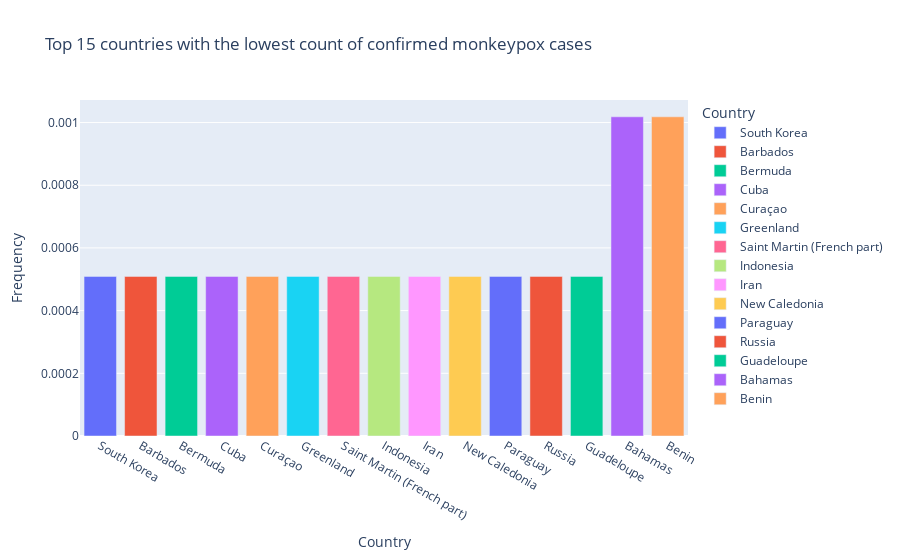

Notebook cell for this chart:
### Code cell
#visualize using plotly
fig = px.bar(data_frame=country_conf.head(15),
            x="Country",
            y="Frequency",
            color="Country",
            title="Top 15 countries with the lowest count of confirmed monkeypox cases")
fig.show()

### Figure 1 — Plotly figure (JSON) as saved in the notebook; plotly's stock layout.template omitted (floating-point values rounded to 4 significant figures)
{"data": [{"alignmentgroup": "True", "hovertemplate": "Country=%{x}<br>Frequency=%{y}<extra></extra>", "legendgroup": "South Korea", "marker": {"color": "#636efa", "pattern": {"shape": ""}}, "name": "South Korea", "offsetgroup": "South Korea", "orientation": "v", "showlegend": true, "textposition": "auto", "type": "bar", "x": ["South Korea"], "xaxis": "x", "y": [0.0005092], "yaxis": "y"}, {"alignmentgroup": "True", "hovertemplate": "Country=%{x}<br>Frequency=%{y}<extra></extra>", "legendgroup": "Barbados", "marker": {"color": "#EF553B", "pattern": {"shape": ""}}, "name": "Barbados", "offsetgroup": "Barbados", "orientation": "v", "showlegend": true, "textposition": "auto", "type": "bar", "x": ["Barbados"], "xaxis": "x", "y": [0.0005092], "yaxis": "y"}, {"alignmentgroup": "True", "hovertemplate": "Country=%{x}<br>Frequency=%{y}<extra></extra>", "legendgroup": "Bermuda", "marker": {"color": "#00cc96", "pattern": {"shape": ""}}, "name": "Bermuda", "offsetgroup": "Bermuda", "orientation": "v", "showlegend": true, "textposition": "auto", "type": "bar", "x": ["Bermuda"], "xaxis": "x", "y": [0.0005092], "yaxis": "y"}, {"alignmentgroup": "True", "hovertemplate": "Country=%{x}<br>Frequency=%{y}<extra></extra>", "legendgroup": "Cuba", "marker": {"color": "#ab63fa", "pattern": {"shape": ""}}, "name": "Cuba", "offsetgroup": "Cuba", "orientation": "v", "showlegend": true, "textposition": "auto", "type": "bar", "x": ["Cuba"], "xaxis": "x", "y": [0.0005092], "yaxis": "y"}, {"alignmentgroup": "True", "hovertemplate": "Country=%{x}<br>Frequency=%{y}<extra></extra>", "legendgroup": "Curaçao", "marker": {"color": "#FFA15A", "pattern": {"shape": ""}}, "name": "Curaçao", "offsetgroup": "Curaçao", "orientation": "v", "showlegend": true, "textposition": "auto", "type": "bar", "x": ["Curaçao"], "xaxis": "x", "y": [0.0005092], "yaxis": "y"}, {"alignmentgroup": "True", "hovertemplate": "Country=%{x}<br>Frequency=%{y}<extra></extra>", "legendgroup": "Greenland", "marker": {"color": "#19d3f3", "pattern": {"shape": ""}}, "name": "Greenland", "offsetgroup": "Greenland", "orientation": "v", "showlegend": true, "textposition": "auto", "type": "bar", "x": ["Greenland"], "xaxis": "x", "y": [0.0005092], "yaxis": "y"}, {"alignmentgroup": "True", "hovertemplate": "Country=%{x}<br>Frequency=%{y}<extra></extra>", "legendgroup": "Saint Martin (French part)", "marker": {"color": "#FF6692", "pattern": {"shape": ""}}, "name": "Saint Martin (French part)", "offsetgroup": "Saint Martin (French part)", "orientation": "v", "showlegend": true, "textposition": "auto", "type": "bar", "x": ["Saint Martin (French part)"], "xaxis": "x", "y": [0.0005092], "yaxis": "y"}, {"alignmentgroup": "True", "hovertemplate": "Country=%{x}<br>Frequency=%{y}<extra></extra>", "legendgroup": "Indonesia", "marker": {"color": "#B6E880", "pattern": {"shape": ""}}, "name": "Indonesia", "offsetgroup": "Indonesia", "orientation": "v", "showlegend": true, "textposition": "auto", "type": "bar", "x": ["Indonesia"], "xaxis": "x", "y": [0.0005092], "yaxis": "y"}, {"alignmentgroup": "True", "hovertemplate": "Country=%{x}<br>Frequency=%{y}<extra></extra>", "legendgroup": "Iran", "marker": {"color": "#FF97FF", "pattern": {"shape": ""}}, "name": "Iran", "offsetgroup": "Iran", "orientation": "v", "showlegend": true, "textposition": "auto", "type": "bar", "x": ["Iran"], "xaxis": "x", "y": [0.0005092], "yaxis": "y"}, {"alignmentgroup": "True", "hovertemplate": "Country=%{x}<br>Frequency=%{y}<extra></extra>", "legendgroup": "New Caledonia", "marker": {"color": "#FECB52", "pattern": {"shape": ""}}, "name": "New Caledonia", "offsetgroup": "New Caledonia", "orientation": "v", "showlegend": true, "textposition": "auto", "type": "bar", "x": ["New Caledonia"], "xaxis": "x", "y": [0.0005092], "yaxis": "y"}, {"alignmentgroup": "True", "hovertemplate": "Country=%{x}<br>Frequency=%{y}<extra></extra>", "legendgroup": "Paraguay", "marker": {"color": "#636efa", "pattern": {"shape": ""}}, "name": "Paraguay", "offsetgroup": "Paraguay", "orientation": "v", "showlegend": true, "textposition": "auto", "type": "bar", "x": ["Paraguay"], "xaxis": "x", "y": [0.0005092], "yaxis": "y"}, {"alignmentgroup": "True", "hovertemplate": "Country=%{x}<br>Frequency=%{y}<extra></extra>", "legendgroup": "Russia", "marker": {"color": "#EF553B", "pattern": {"shape": ""}}, "name": "Russia", "offsetgroup": "Russia", "orientation": "v", "showlegend": true, "textposition": "auto", "type": "bar", "x": ["Russia"], "xaxis": "x", "y": [0.0005092], "yaxis": "y"}, {"alignmentgroup": "True", "hovertemplate": "Country=%{x}<br>Frequency=%{y}<extra></extra>", "legendgroup": "Guadeloupe", "marker": {"color": "#00cc96", "pattern": {"shape": ""}}, "name": "Guadeloupe", "offsetgroup": "Guadeloupe", "orientation": "v", "showlegend": true, "textposition": "auto", "type": "bar", "x": ["Guadeloupe"], "xaxis": "x", "y": [0.0005092], "yaxis": "y"}, {"alignmentgroup": "True", "hovertemplate": "Country=%{x}<br>Frequency=%{y}<extra></extra>", "legendgroup": "Bahamas", "marker": {"color": "#ab63fa", "pattern": {"shape": ""}}, "name": "Bahamas", "offsetgroup": "Bahamas", "orientation": "v", "showlegend": true, "textposition": "auto", "type": "bar", "x": ["Bahamas"], "xaxis": "x", "y": [0.001018], "yaxis": "y"}, {"alignmentgroup": "True", "hovertemplate": "Country=%{x}<br>Frequency=%{y}<extra></extra>", "legendgroup": "Benin", "marker": {"color": "#FFA15A", "pattern": {"shape": ""}}, "name": "Benin", "offsetgroup": "Benin", "orientation": "v", "showlegend": true, "textposition": "auto", "type": "bar", "x": ["Benin"], "xaxis": "x", "y": [0.001018], "yaxis": "y"}], "layout": {"barmode": "relative", "legend": {"title": {"text": "Country"}, "tracegroupgap": 0}, "title": {"text": "Top 15 countries with the lowest count of confirmed monkeypox cases"}, "xaxis": {"anchor": "y", "categoryarray": ["South Korea", "Barbados", "Bermuda", "Cuba", "Curaçao", "Greenland", "Saint Martin (French part)", "Indonesia", "Iran", "New Caledonia", "Paraguay", "Russia", "Guadeloupe", "Bahamas", "Benin"], "categoryorder": "array", "domain": [0, 1], "title": {"text": "Country"}}, "yaxis": {"anchor": "x", "domain": [0, 1], "title": {"text": "Frequency"}}}}
